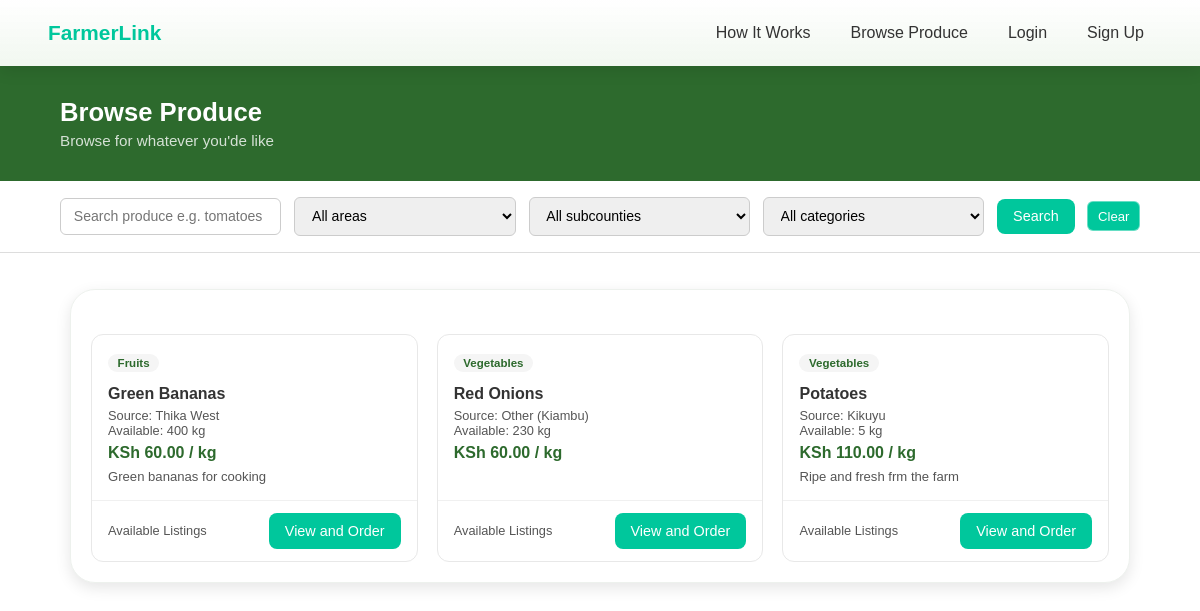
Screenshot of /browse.php with the database file from the repository.
### tables this page shows
CREATE TABLE `listings` (
  `listing_id` int(11) NOT NULL,
  `farmer_id` int(11) NOT NULL,
  `crop_name` varchar(100) NOT NULL,
  `category` varchar(50) NOT NULL,
  `price` decimal(10,2) NOT NULL,
  `approved_price` decimal(10,2) DEFAULT NULL,
  `admin_transport_fee` decimal(10,2) NOT NULL DEFAULT 0.00,
  `admin_platform_fee` decimal(10,2) NOT NULL DEFAULT 0.00,
  `unit` varchar(20) NOT NULL DEFAULT 'kg',
  `quantity` decimal(10,2) NOT NULL,
  `subcounty` varchar(255) NOT NULL,
  `description` text DEFAULT NULL,
  `delivery_available` tinyint(1) NOT NULL DEFAULT 0,
  `status` enum('active','sold_out') NOT NULL DEFAULT 'active',
  `approval_status` enum('pending','approved','rejected') NOT NULL DEFAULT 'pending',
  `approved_by` int(11) DEFAULT NULL,
  `approved_at` datetime DEFAULT NULL,
  `admin_notes` text DEFAULT NULL,
  `created_at` datetime NOT NULL DEFAULT current_timestamp()
);

### marketplace_common.php (called while the page is built, shortened)
<?php
function marketplace_h($value)
{
    return htmlspecialchars((string) $value, ENT_QUOTES, 'UTF-8');
}
function marketplace_execute($db, $sql, $types = '', $params = array())
{
    $stmt = mysqli_prepare($db, $sql);
    if (!mysqli_stmt_execute($stmt)) {
        mysqli_stmt_close($stmt);
        return false;
    }
    return $stmt;
}
function marketplace_query_result($db, $sql, $types = '', $params = array())
{
    $stmt = marketplace_execute($db, $sql, $types, $params);
    return mysqli_stmt_get_result($stmt);
}
function marketplace_money($value)
{
    return number_format((float) $value, 2);
}
function marketplace_quantity($value)
{
    return rtrim(rtrim(number_format((float) $value, 2, '.', ''), '0'), '.');
}
function marketplace_public_price($row)
{
    $approved_price = isset($row['approved_price']) ? (float) $row['approved_price'] : 0;
    $base_price = isset($row['price']) ? (float) $row['price'] : 0;
    return $approved_price > 0 ? $approved_price : $base_price;
}
?>

### browse.php (the view, shortened to what this page needs)
<?php
require_once 'marketplace_common.php';
$db = marketplace_db();
$where_clauses = array("l.status = 'active'", "l.approval_status = 'approved'");
$where_types = '';
$where_params = array();
$where = 'WHERE ' . implode(' AND ', $where_clauses);
$listings_result = marketplace_query_result(
    $db,
    "SELECT l.listing_id, l.crop_name, l.category, l.price, l.approved_price, l.unit, l.quantity, l.subcounty, l.description
     FROM listings l
     $where
     ORDER BY l.created_at DESC",
    $where_types,
    $where_params
);
?>
<!DOCTYPE html>
<html lang="en">
<head>
  <link rel="stylesheet" href="styles.css">
  <link rel="stylesheet" href="dashboard.css">
  <link rel="stylesheet" href="listing.css">
</head>
<body style="background: linear-gradient(rgba(255,255,255,0.74), rgba(255,255,255,0.68)), url('photos/bg.jpeg') center/cover fixed !important; color: #333;">
<?php include 'nav.php'; ?>
<div class="page-hero-fl">
  <h2>Browse Produce</h2>
  <p>Browse for whatever you'de like</p>
</div>
<div class="filter-bar">
  <form method="get" action="browse.php">
    <input type="text" name="search" placeholder="Search produce e.g. tomatoes" value="<?php echo marketplace_h($_GET['search'] ?? ''); ?>">
    <select name="region" id="region-select">
      <option value="">All areas</option>
    </select>
    <select name="county" id="county-select">
      <option value="">All subcounties</option>
    </select>
    <select name="category">
      <option value="">All categories</option>
    </select>
    <button type="submit" class="btn-fl">Search</button>
    <a href="browse.php" class="btn-fl-small">Clear</a>
  </form>
</div>
<div class="main">
  <div class="fl-section">
    <?php if (!$listings_result || mysqli_num_rows($listings_result) === 0) : ?>
      <p class="no-results">No produce matches your search right now.</p>
    <?php else : ?>
      <div class="listings-grid">
        <?php while ($row = mysqli_fetch_assoc($listings_result)) : ?>
          <div class="listing-card">
            <div class="listing-card-body">
              <span class="fl-tag"><?php echo marketplace_h($row['category']); ?></span>
              <h3><?php echo marketplace_h($row['crop_name']); ?></h3>
              <p class="listing-meta">
                Source: <?php echo marketplace_h($row['subcounty']); ?>
                <br>
                Available: <?php echo marketplace_quantity($row['quantity']); ?> <?php echo marketplace_h($row['unit']); ?>
              </p>
              <p class="listing-price">
                KSh <?php echo marketplace_money(marketplace_public_price($row)); ?> / <?php echo marketplace_h($row['unit']); ?>
              </p>
              <?php if (!empty($row['description'])) : ?>
                <p class="listing-desc"><?php echo marketplace_h($row['description']); ?></p>
              <?php endif; ?>
            </div>
            <div class="listing-card-footer">
              <span class="farmer-name">Available Listings</span>
              <a href="listing.php?id=<?php echo (int) $row['listing_id']; ?>" class="btn-fl">View and Order</a>
            </div>
          </div>
        <?php endwhile; ?>
      </div>
    <?php endif; ?>
  </div>
</div>
</body>
</html>

### styles.css (style rules this page uses)
:root { --primary-color: #00c79c; --primary-hover: #009e7c; --paypal-color: #003087; --paypal-hover: #002366; --stripe-color: #635bff; --stripe-hover: #4a42e6; --text-color: #333; --text-light: #555; --divider-color: #ddd; --background: linear-gradient(rgba(20,20,40,0.7), rgba(40,40,80,0.6)), url('https://images.unsplash.com/photo-1506905925346-21bda4d32df4?ixlib=rb-4.0.3&auto=format&fit=crop&w=2070&q=80') center/cover fixed; --white: #ffffff; --shadow: 0 5px 15px rgba(0, 0, 0, 0.1); --border-radius: 12px; }
* { margin: 0; padding: 0; box-sizing: border-box; }
body { font-family: 'Poppins', sans-serif; background: var(--background); color: var(--text-color); min-height: 100vh; margin: 0; padding: 0; -webkit-font-smoothing: antialiased; -moz-osx-font-smoothing: grayscale; }
.main { max-width: 1100px; margin: 0 auto; padding: 1.25rem; width: 100%; }
@media (min-width: 1100px) { .main { max-width: 1200px; } }
body { font-size: 18px; }
.main { padding: 2rem; }
:root { --fl-green: #2d6a2d; --fl-green-hover: #4a9e4a; --fl-green-light: #e8f5e9; --fl-gold: #e8a020; }
.btn-fl { display: inline-block; background: var(--fl-green); color: #fff; padding: 0.55rem 1.2rem; border-radius: 6px; border: none; font-size: 0.9rem; font-family: 'Poppins', sans-serif; cursor: pointer; text-decoration: none; transition: background 0.2s; }
.btn-fl-small { display: inline-block; background: transparent; color: #fff; padding: 0.35rem 0.8rem; border-radius: 6px; border: 1px solid rgba(255,255,255,0.4); font-size: 0.82rem; cursor: pointer; text-decoration: none; transition: background 0.2s; }
.page-hero-fl { background: var(--fl-green); color: #fff; padding: 2rem 5%; }
.page-hero-fl h2 { color: #fff; font-size: 1.6rem; margin-bottom: 0.3rem; }
.page-hero-fl p { color: rgba(255,255,255,0.8); font-size: 0.95rem; }
.fl-section { padding: 2rem 5%; max-width: 1200px; margin: 0 auto; }
.filter-bar { background: var(--white); padding: 1rem 5%; border-bottom: 1px solid var(--divider-color); }
.filter-bar form { display: flex; gap: 0.8rem; align-items: center; flex-wrap: wrap; }
.filter-bar input, .filter-bar select { padding: 0.6rem 0.8rem; border: 1px solid #ccc; border-radius: 6px; font-size: 0.88rem; font-family: 'Poppins', sans-serif; flex: 1; min-width: 140px; }
.listings-grid { display: grid; grid-template-columns: repeat(auto-fill, minmax(260px, 1fr)); gap: 1.2rem; margin-top: 1.5rem; }
.listing-card { background: var(--white); border-radius: 12px; border: 1px solid #e8e8e8; overflow: hidden; display: flex; flex-direction: column; transition: box-shadow 0.2s, transform 0.2s; }
.listing-card-body { padding: 1rem; flex: 1; }
.listing-card-footer { padding: 0.8rem 1rem; border-top: 1px solid #f0f0f0; display: flex; justify-content: space-between; align-items: center; }

### dashboard.css (style rules this page uses)
.main { max-width: 1100px; margin: auto; padding: 1.25rem; width: 100%; }
.fl-section { background: #ffffff; padding: 1.25rem; border-radius: 25px; box-shadow: var(--shadow); border: 1px solid #edf1ed; margin: 1rem 0; }
.btn-fl { background: var(--primary-color); color: var(--white); padding: 0.6rem 1rem; border-radius: 8px; border: none; cursor: pointer; }
.btn-fl-small { background: var(--primary-color); color: var(--white); padding: 0.4rem 0.6rem; border-radius: 6px; text-decoration: none; }

### listing.css (style rules this page uses)
.fl-tag { display: inline-block; background: whitesmoke; color: var(--fl-green); font-size: 0.72rem; font-weight: 600; padding: 0.2rem 0.6rem; border-radius: 20px; margin-bottom: 0.5rem; }
.listing-card-body h3 { font-size: 1rem; margin: 0.3rem 0; }
.listing-meta { font-size: 0.8rem; color: var(--text-light); margin-bottom: 0.4rem; }
.listing-price { font-size: 1rem; font-weight: 700; color: var(--fl-green); margin-bottom: 0.4rem; }
.listing-desc { font-size: 0.82rem; color: var(--text-light); }
.farmer-name { font-size: 0.8rem; color: var(--text-light); }

### rows the page displays
listings: category "Fruits", crop_name "Green Bananas", subcounty "Thika West", quantity "400", unit "kg", approved_price "60.00", description "Green bananas for cooking"
listings: category "Vegetables", crop_name "Red Onions", subcounty "Other (Kiambu)", quantity "230", unit "kg", approved_price "60.00"
listings: category "Vegetables", crop_name "Potatoes", subcounty "Kikuyu", quantity "5", unit "kg", approved_price "110.00", description "Ripe and fresh frm the farm"
